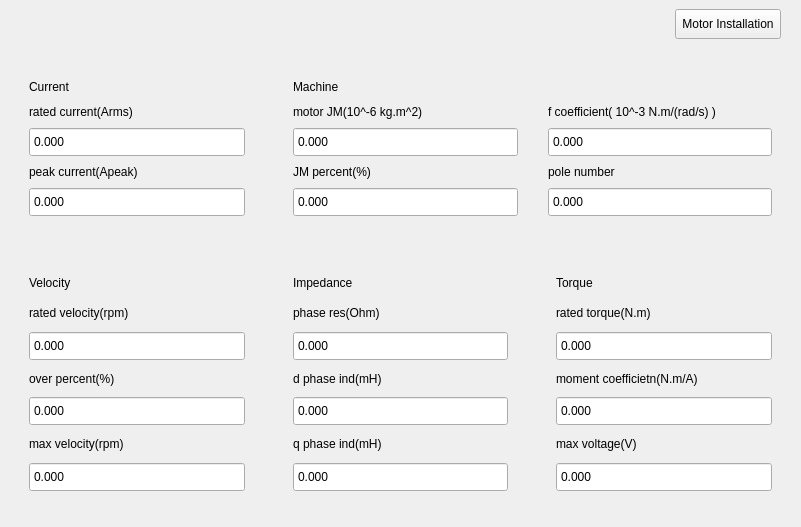
<?xml version="1.0" encoding="UTF-8"?>
<ui version="4.0">
 <class>GraphMotor130</class>
 <widget class="QWidget" name="GraphMotor130">
  <property name="geometry">
   <rect>
    <x>0</x>
    <y>0</y>
    <width>801</width>
    <height>527</height>
   </rect>
  </property>
  <property name="windowTitle">
   <string>Form</string>
  </property>
  <property name="styleSheet">
   <string notr="true"/>
  </property>
  <layout class="QVBoxLayout" name="verticalLayout_2">
   <property name="spacing">
    <number>0</number>
   </property>
   <property name="leftMargin">
    <number>0</number>
   </property>
   <property name="topMargin">
    <number>0</number>
   </property>
   <property name="rightMargin">
    <number>0</number>
   </property>
   <property name="bottomMargin">
    <number>0</number>
   </property>
   <item>
    <widget class="QStackedWidget" name="stackedWidget">
     <property name="currentIndex">
      <number>0</number>
     </property>
     <widget class="QWidget" name="page">
      <layout class="QGridLayout" name="gridLayout_2" rowstretch="0,2,3" columnstretch="1,1,1">
       <property name="leftMargin">
        <number>20</number>
       </property>
       <property name="rightMargin">
        <number>20</number>
       </property>
       <property name="bottomMargin">
        <number>20</number>
       </property>
       <property name="spacing">
        <number>30</number>
       </property>
       <item row="0" column="2">
        <layout class="QHBoxLayout" name="hlayout_btn">
         <item>
          <spacer name="horizontalSpacer">
           <property name="orientation">
            <enum>Qt::Horizontal</enum>
           </property>
           <property name="sizeHint" stdset="0">
            <size>
             <width>40</width>
             <height>20</height>
            </size>
           </property>
          </spacer>
         </item>
         <item>
          <widget class="QToolButton" name="tbtn_motorDB">
           <property name="minimumSize">
            <size>
             <width>30</width>
             <height>30</height>
            </size>
           </property>
           <property name="text">
            <string>Motor Installation</string>
           </property>
          </widget>
         </item>
        </layout>
       </item>
       <item row="1" column="0">
        <widget class="QWidget" name="widget_currentPrm" native="true">
         <layout class="QVBoxLayout" name="verticalLayout">
          <property name="leftMargin">
           <number>9</number>
          </property>
          <property name="topMargin">
           <number>9</number>
          </property>
          <property name="rightMargin">
           <number>9</number>
          </property>
          <property name="bottomMargin">
           <number>15</number>
          </property>
          <item>
           <widget class="QLabel" name="label_motorCur">
            <property name="text">
             <string>Current</string>
            </property>
           </widget>
          </item>
          <item>
           <widget class="QLabel" name="label_2">
            <property name="text">
             <string>rated current(Arms)</string>
            </property>
            <property name="margin">
             <number>0</number>
            </property>
           </widget>
          </item>
          <item>
           <widget class="QDoubleSpinBox" name="dspinBox_iRat">
            <property name="minimumSize">
             <size>
              <width>0</width>
              <height>30</height>
             </size>
            </property>
            <property name="wrapping">
             <bool>false</bool>
            </property>
            <property name="frame">
             <bool>true</bool>
            </property>
            <property name="buttonSymbols">
             <enum>QAbstractSpinBox::NoButtons</enum>
            </property>
            <property name="decimals">
             <number>3</number>
            </property>
            <property name="maximum">
             <double>4294967296.000000000000000</double>
            </property>
           </widget>
          </item>
          <item>
           <widget class="QLabel" name="label_3">
            <property name="text">
             <string>peak current(Apeak)</string>
            </property>
           </widget>
          </item>
          <item>
           <widget class="QDoubleSpinBox" name="dspinBox_iMax">
            <property name="minimumSize">
             <size>
              <width>0</width>
              <height>30</height>
             </size>
            </property>
            <property name="wrapping">
             <bool>false</bool>
            </property>
            <property name="frame">
             <bool>true</bool>
            </property>
            <property name="buttonSymbols">
             <enum>QAbstractSpinBox::NoButtons</enum>
            </property>
            <property name="decimals">
             <number>3</number>
            </property>
            <property name="maximum">
             <double>4294967296.000000000000000</double>
            </property>
           </widget>
          </item>
         </layout>
        </widget>
       </item>
       <item row="1" column="1" colspan="2">
        <widget class="QWidget" name="widget_machinePrm" native="true">
         <layout class="QGridLayout" name="gridLayout">
          <property name="leftMargin">
           <number>9</number>
          </property>
          <property name="rightMargin">
           <number>9</number>
          </property>
          <property name="bottomMargin">
           <number>15</number>
          </property>
          <property name="horizontalSpacing">
           <number>30</number>
          </property>
          <item row="0" column="0" colspan="2">
           <widget class="QLabel" name="label_MotorMac">
            <property name="text">
             <string>Machine</string>
            </property>
           </widget>
          </item>
          <item row="1" column="0">
           <widget class="QLabel" name="label_23">
            <property name="text">
             <string>motor JM(10^-6 kg.m^2)</string>
            </property>
           </widget>
          </item>
          <item row="1" column="1">
           <widget class="QLabel" name="label_25">
            <property name="text">
             <string>f coefficient( 10^-3 N.m/(rad/s) )</string>
            </property>
           </widget>
          </item>
          <item row="2" column="0">
           <widget class="QDoubleSpinBox" name="dspinBox_Jm">
            <property name="minimumSize">
             <size>
              <width>0</width>
              <height>30</height>
             </size>
            </property>
            <property name="wrapping">
             <bool>false</bool>
            </property>
            <property name="frame">
             <bool>true</bool>
            </property>
            <property name="buttonSymbols">
             <enum>QAbstractSpinBox::NoButtons</enum>
            </property>
            <property name="decimals">
             <number>3</number>
            </property>
            <property name="maximum">
             <double>4294967296.000000000000000</double>
            </property>
           </widget>
          </item>
          <item row="2" column="1">
           <widget class="QDoubleSpinBox" name="dspinBox_fcoe">
            <property name="minimumSize">
             <size>
              <width>0</width>
              <height>30</height>
             </size>
            </property>
            <property name="inputMethodHints">
             <set>Qt::ImhFormattedNumbersOnly</set>
            </property>
            <property name="wrapping">
             <bool>false</bool>
            </property>
            <property name="frame">
             <bool>true</bool>
            </property>
            <property name="buttonSymbols">
             <enum>QAbstractSpinBox::NoButtons</enum>
            </property>
            <property name="decimals">
             <number>3</number>
            </property>
            <property name="maximum">
             <double>4294967296.000000000000000</double>
            </property>
           </widget>
          </item>
          <item row="3" column="0">
           <widget class="QLabel" name="label_24">
            <property name="text">
             <string>JM percent(%)</string>
            </property>
           </widget>
          </item>
          <item row="3" column="1">
           <widget class="QLabel" name="label_26">
            <property name="text">
             <string>pole number</string>
            </property>
           </widget>
          </item>
          <item row="4" column="0">
           <widget class="QDoubleSpinBox" name="dspinBox_JmPercent">
            <property name="minimumSize">
             <size>
              <width>0</width>
              <height>30</height>
             </size>
            </property>
            <property name="wrapping">
             <bool>false</bool>
            </property>
            <property name="frame">
             <bool>true</bool>
            </property>
            <property name="buttonSymbols">
             <enum>QAbstractSpinBox::NoButtons</enum>
            </property>
            <property name="decimals">
             <number>3</number>
            </property>
            <property name="maximum">
             <double>4294967296.000000000000000</double>
            </property>
           </widget>
          </item>
          <item row="4" column="1">
           <widget class="QDoubleSpinBox" name="dspinBox_pole">
            <property name="minimumSize">
             <size>
              <width>0</width>
              <height>30</height>
             </size>
            </property>
            <property name="wrapping">
             <bool>false</bool>
            </property>
            <property name="frame">
             <bool>true</bool>
            </property>
            <property name="buttonSymbols">
             <enum>QAbstractSpinBox::NoButtons</enum>
            </property>
            <property name="decimals">
             <number>3</number>
            </property>
            <property name="maximum">
             <double>4294967296.000000000000000</double>
            </property>
           </widget>
          </item>
         </layout>
        </widget>
       </item>
       <item row="2" column="0">
        <widget class="QWidget" name="widget_velocityPrm" native="true">
         <layout class="QVBoxLayout" name="verticalLayout_3">
          <property name="leftMargin">
           <number>9</number>
          </property>
          <property name="rightMargin">
           <number>9</number>
          </property>
          <property name="bottomMargin">
           <number>15</number>
          </property>
          <item>
           <widget class="QLabel" name="label_motorVel">
            <property name="text">
             <string>Velocity</string>
            </property>
           </widget>
          </item>
          <item>
           <widget class="QLabel" name="label_5">
            <property name="text">
             <string>rated velocity(rpm)</string>
            </property>
           </widget>
          </item>
          <item>
           <widget class="QDoubleSpinBox" name="dspinBox_vRat">
            <property name="minimumSize">
             <size>
              <width>0</width>
              <height>30</height>
             </size>
            </property>
            <property name="wrapping">
             <bool>false</bool>
            </property>
            <property name="frame">
             <bool>true</bool>
            </property>
            <property name="buttonSymbols">
             <enum>QAbstractSpinBox::NoButtons</enum>
            </property>
            <property name="decimals">
             <number>3</number>
            </property>
            <property name="maximum">
             <double>4294967296.000000000000000</double>
            </property>
           </widget>
          </item>
          <item>
           <widget class="QLabel" name="label_6">
            <property name="text">
             <string>over percent(%)</string>
            </property>
           </widget>
          </item>
          <item>
           <widget class="QDoubleSpinBox" name="dspinBox_vOver">
            <property name="minimumSize">
             <size>
              <width>0</width>
              <height>30</height>
             </size>
            </property>
            <property name="wrapping">
             <bool>false</bool>
            </property>
            <property name="frame">
             <bool>true</bool>
            </property>
            <property name="buttonSymbols">
             <enum>QAbstractSpinBox::NoButtons</enum>
            </property>
            <property name="decimals">
             <number>3</number>
            </property>
            <property name="maximum">
             <double>4294967296.000000000000000</double>
            </property>
           </widget>
          </item>
          <item>
           <widget class="QLabel" name="label_7">
            <property name="text">
             <string>max velocity(rpm)</string>
            </property>
           </widget>
          </item>
          <item>
           <widget class="QDoubleSpinBox" name="dspinBox_vMax">
            <property name="minimumSize">
             <size>
              <width>0</width>
              <height>30</height>
             </size>
            </property>
            <property name="wrapping">
             <bool>false</bool>
            </property>
            <property name="frame">
             <bool>true</bool>
            </property>
            <property name="buttonSymbols">
             <enum>QAbstractSpinBox::NoButtons</enum>
            </property>
            <property name="decimals">
             <number>3</number>
            </property>
            <property name="maximum">
             <double>4294967296.000000000000000</double>
            </property>
           </widget>
          </item>
         </layout>
        </widget>
       </item>
       <item row="2" column="1">
        <widget class="QWidget" name="widget_impedancePrm" native="true">
         <layout class="QVBoxLayout" name="verticalLayout_5">
          <property name="leftMargin">
           <number>9</number>
          </property>
          <property name="rightMargin">
           <number>9</number>
          </property>
          <property name="bottomMargin">
           <number>15</number>
          </property>
          <item>
           <widget class="QLabel" name="label_MotorImp">
            <property name="text">
             <string>Impedance</string>
            </property>
           </widget>
          </item>
          <item>
           <widget class="QLabel" name="label_9">
            <property name="text">
             <string>phase res(Ohm)</string>
            </property>
           </widget>
          </item>
          <item>
           <widget class="QDoubleSpinBox" name="dspinBox_rm">
            <property name="minimumSize">
             <size>
              <width>0</width>
              <height>30</height>
             </size>
            </property>
            <property name="wrapping">
             <bool>false</bool>
            </property>
            <property name="frame">
             <bool>true</bool>
            </property>
            <property name="buttonSymbols">
             <enum>QAbstractSpinBox::NoButtons</enum>
            </property>
            <property name="decimals">
             <number>3</number>
            </property>
            <property name="maximum">
             <double>4294967296.000000000000000</double>
            </property>
           </widget>
          </item>
          <item>
           <widget class="QLabel" name="label_10">
            <property name="text">
             <string>d phase ind(mH)</string>
            </property>
           </widget>
          </item>
          <item>
           <widget class="QDoubleSpinBox" name="dspinBox_ldm">
            <property name="minimumSize">
             <size>
              <width>0</width>
              <height>30</height>
             </size>
            </property>
            <property name="wrapping">
             <bool>false</bool>
            </property>
            <property name="frame">
             <bool>true</bool>
            </property>
            <property name="buttonSymbols">
             <enum>QAbstractSpinBox::NoButtons</enum>
            </property>
            <property name="decimals">
             <number>3</number>
            </property>
            <property name="maximum">
             <double>4294967296.000000000000000</double>
            </property>
           </widget>
          </item>
          <item>
           <widget class="QLabel" name="label_11">
            <property name="text">
             <string>q phase ind(mH)</string>
            </property>
           </widget>
          </item>
          <item>
           <widget class="QDoubleSpinBox" name="dspinBox_lqm">
            <property name="minimumSize">
             <size>
              <width>0</width>
              <height>30</height>
             </size>
            </property>
            <property name="wrapping">
             <bool>false</bool>
            </property>
            <property name="frame">
             <bool>true</bool>
            </property>
            <property name="buttonSymbols">
             <enum>QAbstractSpinBox::NoButtons</enum>
            </property>
            <property name="decimals">
             <number>3</number>
            </property>
            <property name="maximum">
             <double>4294967296.000000000000000</double>
            </property>
           </widget>
          </item>
         </layout>
        </widget>
       </item>
       <item row="2" column="2">
        <widget class="QWidget" name="widget_torquePrm" native="true">
         <layout class="QVBoxLayout" name="verticalLayout_7">
          <property name="leftMargin">
           <number>9</number>
          </property>
          <property name="rightMargin">
           <number>9</number>
          </property>
          <property name="bottomMargin">
           <number>15</number>
          </property>
          <item>
           <widget class="QLabel" name="label_motorTor">
            <property name="text">
             <string>Torque</string>
            </property>
           </widget>
          </item>
          <item>
           <widget class="QLabel" name="label_13">
            <property name="text">
             <string>rated torque(N.m)</string>
            </property>
           </widget>
          </item>
          <item>
           <widget class="QDoubleSpinBox" name="dspinBox_torque">
            <property name="minimumSize">
             <size>
              <width>0</width>
              <height>30</height>
             </size>
            </property>
            <property name="wrapping">
             <bool>false</bool>
            </property>
            <property name="frame">
             <bool>true</bool>
            </property>
            <property name="buttonSymbols">
             <enum>QAbstractSpinBox::NoButtons</enum>
            </property>
            <property name="decimals">
             <number>3</number>
            </property>
            <property name="maximum">
             <double>4294967296.000000000000000</double>
            </property>
           </widget>
          </item>
          <item>
           <widget class="QLabel" name="label_14">
            <property name="text">
             <string>moment coefficietn(N.m/A)</string>
            </property>
           </widget>
          </item>
          <item>
           <widget class="QDoubleSpinBox" name="dspinBox_phim">
            <property name="minimumSize">
             <size>
              <width>0</width>
              <height>30</height>
             </size>
            </property>
            <property name="wrapping">
             <bool>false</bool>
            </property>
            <property name="frame">
             <bool>true</bool>
            </property>
            <property name="buttonSymbols">
             <enum>QAbstractSpinBox::NoButtons</enum>
            </property>
            <property name="decimals">
             <number>3</number>
            </property>
            <property name="maximum">
             <double>4294967296.000000000000000</double>
            </property>
           </widget>
          </item>
          <item>
           <widget class="QLabel" name="label_15">
            <property name="text">
             <string>max voltage(V)</string>
            </property>
           </widget>
          </item>
          <item>
           <widget class="QDoubleSpinBox" name="dspinBox_maxVoltage">
            <property name="minimumSize">
             <size>
              <width>0</width>
              <height>30</height>
             </size>
            </property>
            <property name="wrapping">
             <bool>false</bool>
            </property>
            <property name="frame">
             <bool>true</bool>
            </property>
            <property name="buttonSymbols">
             <enum>QAbstractSpinBox::NoButtons</enum>
            </property>
            <property name="decimals">
             <number>3</number>
            </property>
            <property name="maximum">
             <double>380.000000000000000</double>
            </property>
           </widget>
          </item>
         </layout>
        </widget>
       </item>
      </layout>
     </widget>
     <widget class="QWidget" name="page_2"/>
    </widget>
   </item>
  </layout>
 </widget>
 <resources/>
 <connections/>
</ui>
